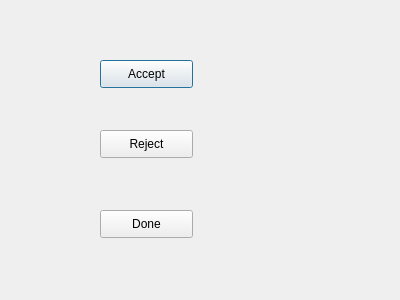
<?xml version="1.0" encoding="UTF-8"?>
<ui version="4.0">
 <class>MyDialog</class>
 <widget class="QDialog" name="MyDialog">
  <property name="geometry">
   <rect>
    <x>0</x>
    <y>0</y>
    <width>400</width>
    <height>300</height>
   </rect>
  </property>
  <property name="windowTitle">
   <string>Dialog</string>
  </property>
  <widget class="QPushButton" name="acceptBtn">
   <property name="geometry">
    <rect>
     <x>100</x>
     <y>60</y>
     <width>93</width>
     <height>28</height>
    </rect>
   </property>
   <property name="text">
    <string>Accept</string>
   </property>
  </widget>
  <widget class="QPushButton" name="rejectBtn">
   <property name="geometry">
    <rect>
     <x>100</x>
     <y>130</y>
     <width>93</width>
     <height>28</height>
    </rect>
   </property>
   <property name="text">
    <string>Reject</string>
   </property>
  </widget>
  <widget class="QPushButton" name="donBtn">
   <property name="geometry">
    <rect>
     <x>100</x>
     <y>210</y>
     <width>93</width>
     <height>28</height>
    </rect>
   </property>
   <property name="text">
    <string>Done</string>
   </property>
  </widget>
 </widget>
 <resources/>
 <connections/>
</ui>
